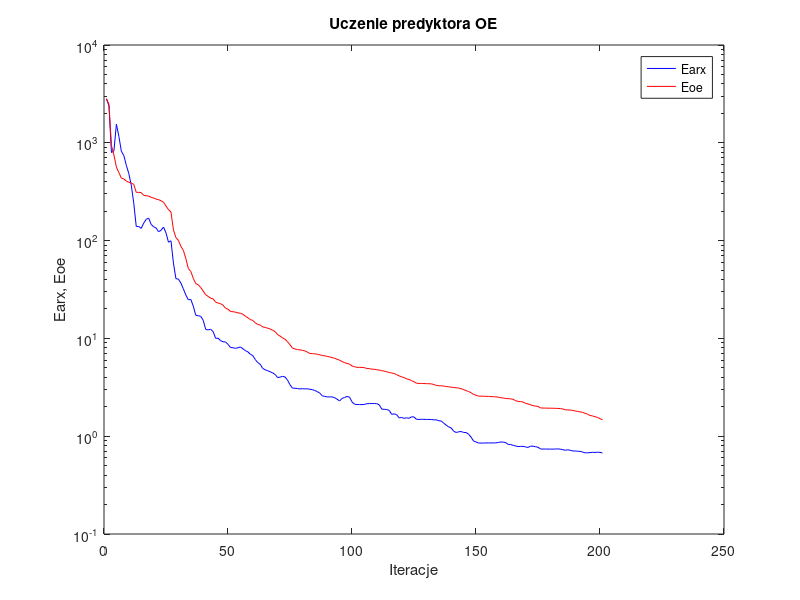
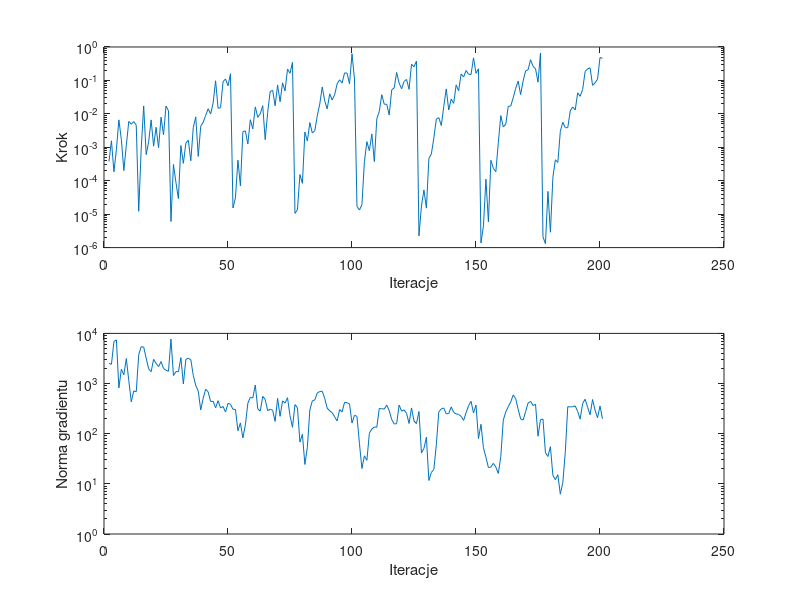

Here is the MATLAB script that generated these plots, in order:
%uczenie predyktora oe
clear all;
n=0; farx(n+1)=2.800463e+003; foe(n+1)=2.837188e+003; wspucz(n+1)=0.000000e+000; ng(n+1)=0.000000e+000;
%odnowa zmiennej metryki
n=1; farx(n+1)=2.388915e+003; foe(n+1)=2.468277e+003; krok(n+1)=3.771986e-004; ng(n+1)=2.515494e+003;
n=2; farx(n+1)=7.944102e+002; foe(n+1)=9.376095e+002; krok(n+1)=1.564230e-003; ng(n+1)=2.420625e+003;
n=3; farx(n+1)=8.275664e+002; foe(n+1)=7.510339e+002; krok(n+1)=1.858436e-004; ng(n+1)=6.876511e+003;
n=4; farx(n+1)=1.550739e+003; foe(n+1)=5.634684e+002; krok(n+1)=8.566255e-004; ng(n+1)=7.431793e+003;
n=5; farx(n+1)=1.163217e+003; foe(n+1)=4.969948e+002; krok(n+1)=6.607631e-003; ng(n+1)=8.182381e+002;
n=6; farx(n+1)=8.200121e+002; foe(n+1)=4.350155e+002; krok(n+1)=1.704020e-003; ng(n+1)=1.925997e+003;
n=7; farx(n+1)=7.390534e+002; foe(n+1)=4.270708e+002; krok(n+1)=2.015675e-004; ng(n+1)=1.496501e+003;
n=8; farx(n+1)=5.894585e+002; foe(n+1)=4.063495e+002; krok(n+1)=1.155113e-003; ng(n+1)=3.147937e+003;
n=9; farx(n+1)=4.849493e+002; foe(n+1)=3.949280e+002; krok(n+1)=5.945944e-003; ng(n+1)=1.136997e+003;
n=10; farx(n+1)=3.683996e+002; foe(n+1)=3.875952e+002; krok(n+1)=4.904166e-003; ng(n+1)=4.324980e+002;
n=11; farx(n+1)=2.412100e+002; foe(n+1)=3.755739e+002; krok(n+1)=5.887869e-003; ng(n+1)=7.120076e+002;
n=12; farx(n+1)=1.395346e+002; foe(n+1)=3.113820e+002; krok(n+1)=4.563662e-003; ng(n+1)=6.857857e+002;
n=13; farx(n+1)=1.393460e+002; foe(n+1)=3.112980e+002; krok(n+1)=1.221743e-005; ng(n+1)=3.776119e+003;
n=14; farx(n+1)=1.333899e+002; foe(n+1)=3.100816e+002; krok(n+1)=8.989513e-004; ng(n+1)=5.428748e+003;
n=15; farx(n+1)=1.507499e+002; foe(n+1)=2.899466e+002; krok(n+1)=1.725161e-002; ng(n+1)=5.351143e+003;
n=16; farx(n+1)=1.645876e+002; foe(n+1)=2.878556e+002; krok(n+1)=6.066958e-004; ng(n+1)=3.214240e+003;
n=17; farx(n+1)=1.701454e+002; foe(n+1)=2.850668e+002; krok(n+1)=1.457389e-003; ng(n+1)=1.970878e+003;
n=18; farx(n+1)=1.465067e+002; foe(n+1)=2.774307e+002; krok(n+1)=6.606617e-003; ng(n+1)=1.721867e+003;
n=19; farx(n+1)=1.386403e+002; foe(n+1)=2.727958e+002; krok(n+1)=1.078226e-003; ng(n+1)=3.040989e+003;
n=20; farx(n+1)=1.345842e+002; foe(n+1)=2.656891e+002; krok(n+1)=3.965892e-003; ng(n+1)=2.532561e+003;
n=21; farx(n+1)=1.233589e+002; foe(n+1)=2.619734e+002; krok(n+1)=9.696269e-004; ng(n+1)=2.173687e+003;
n=22; farx(n+1)=1.274949e+002; foe(n+1)=2.556994e+002; krok(n+1)=7.947193e-003; ng(n+1)=2.743227e+003;
n=23; farx(n+1)=1.375622e+002; foe(n+1)=2.468184e+002; krok(n+1)=2.364726e-003; ng(n+1)=1.997812e+003;
n=24; farx(n+1)=1.197700e+002; foe(n+1)=2.256701e+002; krok(n+1)=1.715934e-002; ng(n+1)=1.840197e+003;
n=25; farx(n+1)=9.632486e+001; foe(n+1)=2.077347e+002; krok(n+1)=1.238474e-002; ng(n+1)=1.758739e+003;
%odnowa zmiennej metryki
n=26; farx(n+1)=9.960698e+001; foe(n+1)=1.960322e+002; krok(n+1)=6.035587e-006; ng(n+1)=7.696191e+003;
n=27; farx(n+1)=5.886157e+001; foe(n+1)=1.288766e+002; krok(n+1)=3.058706e-004; ng(n+1)=1.444448e+003;
n=28; farx(n+1)=4.077299e+001; foe(n+1)=1.072704e+002; krok(n+1)=8.923578e-005; ng(n+1)=1.728625e+003;
n=29; farx(n+1)=4.043352e+001; foe(n+1)=1.005402e+002; krok(n+1)=2.922588e-005; ng(n+1)=1.723738e+003;
n=30; farx(n+1)=3.679282e+001; foe(n+1)=8.735744e+001; krok(n+1)=1.130223e-003; ng(n+1)=3.286359e+003;
n=31; farx(n+1)=3.212071e+001; foe(n+1)=7.940946e+001; krok(n+1)=3.308775e-004; ng(n+1)=9.799625e+002;
n=32; farx(n+1)=2.777065e+001; foe(n+1)=6.551169e+001; krok(n+1)=1.330026e-003; ng(n+1)=3.028700e+003;
n=33; farx(n+1)=2.484078e+001; foe(n+1)=5.181362e+001; krok(n+1)=1.624224e-003; ng(n+1)=3.208310e+003;
n=34; farx(n+1)=2.504988e+001; foe(n+1)=4.848173e+001; krok(n+1)=3.968650e-004; ng(n+1)=2.982667e+003;
n=35; farx(n+1)=2.136155e+001; foe(n+1)=4.113058e+001; krok(n+1)=3.929986e-003; ng(n+1)=1.453952e+003;
n=36; farx(n+1)=1.726246e+001; foe(n+1)=3.629260e+001; krok(n+1)=8.111094e-003; ng(n+1)=9.108621e+002;
n=37; farx(n+1)=1.704785e+001; foe(n+1)=3.531868e+001; krok(n+1)=5.333277e-004; ng(n+1)=7.111453e+002;
n=38; farx(n+1)=1.684076e+001; foe(n+1)=3.315478e+001; krok(n+1)=4.266621e-003; ng(n+1)=2.975965e+002;
n=39; farx(n+1)=1.533190e+001; foe(n+1)=3.045100e+001; krok(n+1)=5.608324e-003; ng(n+1)=5.110885e+002;
n=40; farx(n+1)=1.236795e+001; foe(n+1)=2.796664e+001; krok(n+1)=8.948186e-003; ng(n+1)=7.723036e+002;
n=41; farx(n+1)=1.221660e+001; foe(n+1)=2.688253e+001; krok(n+1)=1.419977e-002; ng(n+1)=6.794575e+002;
n=42; farx(n+1)=1.240330e+001; foe(n+1)=2.574443e+001; krok(n+1)=9.889238e-003; ng(n+1)=4.377926e+002;
n=43; farx(n+1)=1.174671e+001; foe(n+1)=2.540668e+001; krok(n+1)=2.113198e-002; ng(n+1)=4.415357e+002;
n=44; farx(n+1)=1.002577e+001; foe(n+1)=2.347610e+001; krok(n+1)=9.760941e-002; ng(n+1)=3.278587e+002;
n=45; farx(n+1)=1.004440e+001; foe(n+1)=2.300728e+001; krok(n+1)=1.473291e-002; ng(n+1)=4.549039e+002;
n=46; farx(n+1)=9.484456e+000; foe(n+1)=2.265636e+001; krok(n+1)=1.527445e-002; ng(n+1)=3.256221e+002;
n=47; farx(n+1)=9.239928e+000; foe(n+1)=2.184709e+001; krok(n+1)=9.118713e-002; ng(n+1)=3.496490e+002;
n=48; farx(n+1)=9.200819e+000; foe(n+1)=2.038046e+001; krok(n+1)=1.107341e-001; ng(n+1)=2.701999e+002;
n=49; farx(n+1)=8.699667e+000; foe(n+1)=1.988676e+001; krok(n+1)=6.918848e-002; ng(n+1)=4.024840e+002;
n=50; farx(n+1)=8.085076e+000; foe(n+1)=1.885626e+001; krok(n+1)=1.583927e-001; ng(n+1)=3.858323e+002;
%odnowa zmiennej metryki
n=51; farx(n+1)=8.031588e+000; foe(n+1)=1.874390e+001; krok(n+1)=1.530761e-005; ng(n+1)=3.065480e+002;
n=52; farx(n+1)=7.919733e+000; foe(n+1)=1.855789e+001; krok(n+1)=3.076170e-005; ng(n+1)=3.045887e+002;
n=53; farx(n+1)=8.017187e+000; foe(n+1)=1.821075e+001; krok(n+1)=4.129136e-004; ng(n+1)=1.146199e+002;
n=54; farx(n+1)=8.186180e+000; foe(n+1)=1.809491e+001; krok(n+1)=7.028870e-005; ng(n+1)=1.640827e+002;
n=55; farx(n+1)=7.824123e+000; foe(n+1)=1.763196e+001; krok(n+1)=2.947309e-003; ng(n+1)=8.211069e+001;
n=56; farx(n+1)=7.515288e+000; foe(n+1)=1.687711e+001; krok(n+1)=3.096185e-003; ng(n+1)=1.495891e+002;
n=57; farx(n+1)=7.293631e+000; foe(n+1)=1.626686e+001; krok(n+1)=1.250114e-003; ng(n+1)=4.060965e+002;
n=58; farx(n+1)=6.888724e+000; foe(n+1)=1.558850e+001; krok(n+1)=6.681129e-003; ng(n+1)=5.338779e+002;
n=59; farx(n+1)=6.664746e+000; foe(n+1)=1.525759e+001; krok(n+1)=3.559503e-003; ng(n+1)=5.149972e+002;
n=60; farx(n+1)=6.079886e+000; foe(n+1)=1.441272e+001; krok(n+1)=1.614645e-002; ng(n+1)=9.333363e+002;
n=61; farx(n+1)=5.653495e+000; foe(n+1)=1.392691e+001; krok(n+1)=7.895309e-003; ng(n+1)=3.133542e+002;
n=62; farx(n+1)=5.437511e+000; foe(n+1)=1.367782e+001; krok(n+1)=1.004449e-002; ng(n+1)=2.815331e+002;
n=63; farx(n+1)=4.929212e+000; foe(n+1)=1.310860e+001; krok(n+1)=1.750226e-002; ng(n+1)=5.548614e+002;
n=64; farx(n+1)=4.774909e+000; foe(n+1)=1.294029e+001; krok(n+1)=1.694223e-003; ng(n+1)=4.805120e+002;
n=65; farx(n+1)=4.673342e+000; foe(n+1)=1.271998e+001; krok(n+1)=1.109636e-002; ng(n+1)=2.865625e+002;
n=66; farx(n+1)=4.561108e+000; foe(n+1)=1.247752e+001; krok(n+1)=4.614317e-002; ng(n+1)=3.090919e+002;
n=67; farx(n+1)=4.439051e+000; foe(n+1)=1.211334e+001; krok(n+1)=5.079872e-002; ng(n+1)=2.931319e+002;
n=68; farx(n+1)=4.282214e+000; foe(n+1)=1.174023e+001; krok(n+1)=1.740861e-002; ng(n+1)=1.756893e+002;
n=69; farx(n+1)=3.976088e+000; foe(n+1)=1.094910e+001; krok(n+1)=7.320182e-002; ng(n+1)=5.068009e+002;
n=70; farx(n+1)=4.017807e+000; foe(n+1)=1.055491e+001; krok(n+1)=2.307159e-002; ng(n+1)=2.220525e+002;
n=71; farx(n+1)=4.093535e+000; foe(n+1)=1.013449e+001; krok(n+1)=8.475198e-002; ng(n+1)=4.518740e+002;
n=72; farx(n+1)=4.033459e+000; foe(n+1)=9.802270e+000; krok(n+1)=4.857442e-002; ng(n+1)=4.072867e+002;
n=73; farx(n+1)=3.743597e+000; foe(n+1)=9.251839e+000; krok(n+1)=2.176076e-001; ng(n+1)=5.211016e+002;
n=74; farx(n+1)=3.359913e+000; foe(n+1)=8.614443e+000; krok(n+1)=1.644497e-001; ng(n+1)=2.285293e+002;
n=75; farx(n+1)=3.101679e+000; foe(n+1)=7.964138e+000; krok(n+1)=3.477470e-001; ng(n+1)=1.339075e+002;
%odnowa zmiennej metryki
n=76; farx(n+1)=3.093121e+000; foe(n+1)=7.791055e+000; krok(n+1)=1.057446e-005; ng(n+1)=3.795419e+002;
n=77; farx(n+1)=3.071118e+000; foe(n+1)=7.684510e+000; krok(n+1)=1.356957e-005; ng(n+1)=3.292516e+002;
n=78; farx(n+1)=3.040884e+000; foe(n+1)=7.631150e+000; krok(n+1)=1.528762e-004; ng(n+1)=6.791031e+001;
n=79; farx(n+1)=3.064380e+000; foe(n+1)=7.561503e+000; krok(n+1)=8.368590e-005; ng(n+1)=9.790841e+001;
n=80; farx(n+1)=3.043958e+000; foe(n+1)=7.451493e+000; krok(n+1)=2.855545e-003; ng(n+1)=2.433175e+001;
n=81; farx(n+1)=3.059113e+000; foe(n+1)=7.243609e+000; krok(n+1)=1.532691e-003; ng(n+1)=5.371474e+001;
n=82; farx(n+1)=3.014700e+000; foe(n+1)=7.007711e+000; krok(n+1)=5.478088e-003; ng(n+1)=2.982018e+002;
n=83; farx(n+1)=2.997791e+000; foe(n+1)=6.994140e+000; krok(n+1)=2.678603e-003; ng(n+1)=4.509412e+002;
n=84; farx(n+1)=2.929970e+000; foe(n+1)=6.944727e+000; krok(n+1)=3.137471e-003; ng(n+1)=4.716885e+002;
n=85; farx(n+1)=2.854746e+000; foe(n+1)=6.892291e+000; krok(n+1)=8.799720e-003; ng(n+1)=6.484861e+002;
n=86; farx(n+1)=2.760641e+000; foe(n+1)=6.788231e+000; krok(n+1)=1.977848e-002; ng(n+1)=6.934961e+002;
n=87; farx(n+1)=2.587301e+000; foe(n+1)=6.693286e+000; krok(n+1)=6.376768e-002; ng(n+1)=7.018736e+002;
n=88; farx(n+1)=2.552247e+000; foe(n+1)=6.638220e+000; krok(n+1)=2.439969e-002; ng(n+1)=5.042473e+002;
n=89; farx(n+1)=2.522178e+000; foe(n+1)=6.546580e+000; krok(n+1)=1.406421e-002; ng(n+1)=3.232831e+002;
n=90; farx(n+1)=2.524145e+000; foe(n+1)=6.472528e+000; krok(n+1)=3.979978e-002; ng(n+1)=2.847006e+002;
n=91; farx(n+1)=2.523758e+000; foe(n+1)=6.352666e+000; krok(n+1)=2.607440e-002; ng(n+1)=2.628414e+002;
n=92; farx(n+1)=2.474352e+000; foe(n+1)=6.278991e+000; krok(n+1)=3.715822e-002; ng(n+1)=2.174054e+002;
n=93; farx(n+1)=2.386105e+000; foe(n+1)=6.105972e+000; krok(n+1)=7.863442e-002; ng(n+1)=1.791380e+002;
n=94; farx(n+1)=2.293765e+000; foe(n+1)=5.993712e+000; krok(n+1)=1.042621e-001; ng(n+1)=3.028546e+002;
n=95; farx(n+1)=2.435425e+000; foe(n+1)=5.796821e+000; krok(n+1)=8.322808e-002; ng(n+1)=2.715446e+002;
n=96; farx(n+1)=2.487937e+000; foe(n+1)=5.656887e+000; krok(n+1)=1.674643e-001; ng(n+1)=4.235630e+002;
n=97; farx(n+1)=2.548143e+000; foe(n+1)=5.538635e+000; krok(n+1)=1.653712e-001; ng(n+1)=4.146763e+002;
n=98; farx(n+1)=2.510089e+000; foe(n+1)=5.468880e+000; krok(n+1)=7.936896e-002; ng(n+1)=3.917900e+002;
n=99; farx(n+1)=2.242221e+000; foe(n+1)=5.233265e+000; krok(n+1)=6.258076e-001; ng(n+1)=1.627298e+002;
n=100; farx(n+1)=2.126678e+000; foe(n+1)=5.134998e+000; krok(n+1)=1.104861e-001; ng(n+1)=2.330603e+002;
%odnowa zmiennej metryki
n=101; farx(n+1)=2.108980e+000; foe(n+1)=5.058482e+000; krok(n+1)=1.700060e-005; ng(n+1)=2.222294e+002;
n=102; farx(n+1)=2.105110e+000; foe(n+1)=5.052924e+000; krok(n+1)=1.328171e-005; ng(n+1)=6.380687e+001;
n=103; farx(n+1)=2.104928e+000; foe(n+1)=5.052467e+000; krok(n+1)=1.925750e-005; ng(n+1)=2.023740e+001;
n=104; farx(n+1)=2.111178e+000; foe(n+1)=5.020586e+000; krok(n+1)=3.716872e-004; ng(n+1)=3.620832e+001;
n=105; farx(n+1)=2.151760e+000; foe(n+1)=4.927882e+000; krok(n+1)=1.478815e-003; ng(n+1)=2.940062e+001;
n=106; farx(n+1)=2.154305e+000; foe(n+1)=4.909300e+000; krok(n+1)=7.899388e-004; ng(n+1)=1.019877e+002;
n=107; farx(n+1)=2.157138e+000; foe(n+1)=4.846817e+000; krok(n+1)=2.501815e-003; ng(n+1)=1.241362e+002;
n=108; farx(n+1)=2.158029e+000; foe(n+1)=4.835399e+000; krok(n+1)=3.749852e-004; ng(n+1)=1.361261e+002;
n=109; farx(n+1)=2.150745e+000; foe(n+1)=4.780686e+000; krok(n+1)=7.152527e-003; ng(n+1)=1.346143e+002;
n=110; farx(n+1)=2.090317e+000; foe(n+1)=4.744983e+000; krok(n+1)=1.189399e-002; ng(n+1)=3.191173e+002;
n=111; farx(n+1)=1.891976e+000; foe(n+1)=4.674994e+000; krok(n+1)=3.743558e-002; ng(n+1)=3.140633e+002;
n=112; farx(n+1)=1.883842e+000; foe(n+1)=4.636674e+000; krok(n+1)=1.941426e-002; ng(n+1)=3.103727e+002;
n=113; farx(n+1)=1.874226e+000; foe(n+1)=4.554827e+000; krok(n+1)=1.932256e-002; ng(n+1)=3.717165e+002;
n=114; farx(n+1)=1.837543e+000; foe(n+1)=4.485689e+000; krok(n+1)=9.210884e-003; ng(n+1)=2.890804e+002;
n=115; farx(n+1)=1.671714e+000; foe(n+1)=4.425267e+000; krok(n+1)=5.205007e-002; ng(n+1)=1.921554e+002;
n=116; farx(n+1)=1.694241e+000; foe(n+1)=4.379404e+000; krok(n+1)=5.962927e-002; ng(n+1)=1.568943e+002;
n=117; farx(n+1)=1.660825e+000; foe(n+1)=4.259759e+000; krok(n+1)=1.732520e-001; ng(n+1)=1.579534e+002;
n=118; farx(n+1)=1.539211e+000; foe(n+1)=4.139753e+000; krok(n+1)=8.268560e-002; ng(n+1)=3.724645e+002;
n=119; farx(n+1)=1.554810e+000; foe(n+1)=4.040071e+000; krok(n+1)=5.625683e-002; ng(n+1)=2.818931e+002;
n=120; farx(n+1)=1.522551e+000; foe(n+1)=3.977131e+000; krok(n+1)=9.349969e-002; ng(n+1)=2.986711e+002;
n=121; farx(n+1)=1.542252e+000; foe(n+1)=3.856417e+000; krok(n+1)=1.067078e-001; ng(n+1)=2.554974e+002;
n=122; farx(n+1)=1.523976e+000; foe(n+1)=3.811728e+000; krok(n+1)=5.421512e-002; ng(n+1)=1.600728e+002;
n=123; farx(n+1)=1.578843e+000; foe(n+1)=3.697289e+000; krok(n+1)=3.044248e-001; ng(n+1)=3.265670e+002;
n=124; farx(n+1)=1.573725e+000; foe(n+1)=3.605782e+000; krok(n+1)=2.557116e-001; ng(n+1)=1.796291e+002;
n=125; farx(n+1)=1.487421e+000; foe(n+1)=3.481610e+000; krok(n+1)=3.785765e-001; ng(n+1)=1.591473e+002;
%odnowa zmiennej metryki
n=126; farx(n+1)=1.486521e+000; foe(n+1)=3.466988e+000; krok(n+1)=2.240008e-006; ng(n+1)=2.766940e+002;
n=127; farx(n+1)=1.487874e+000; foe(n+1)=3.464122e+000; krok(n+1)=1.755604e-005; ng(n+1)=4.144070e+001;
n=128; farx(n+1)=1.488078e+000; foe(n+1)=3.454491e+000; krok(n+1)=5.294446e-005; ng(n+1)=5.070933e+001;
n=129; farx(n+1)=1.484764e+000; foe(n+1)=3.445053e+000; krok(n+1)=1.516275e-005; ng(n+1)=8.493798e+001;
n=130; farx(n+1)=1.483055e+000; foe(n+1)=3.439895e+000; krok(n+1)=4.658537e-004; ng(n+1)=1.166394e+001;
n=131; farx(n+1)=1.480407e+000; foe(n+1)=3.429266e+000; krok(n+1)=6.326141e-004; ng(n+1)=1.690861e+001;
n=132; farx(n+1)=1.470990e+000; foe(n+1)=3.375265e+000; krok(n+1)=1.908037e-003; ng(n+1)=1.929647e+001;
n=133; farx(n+1)=1.470416e+000; foe(n+1)=3.304635e+000; krok(n+1)=6.970662e-003; ng(n+1)=6.011534e+001;
n=134; farx(n+1)=1.440255e+000; foe(n+1)=3.281361e+000; krok(n+1)=7.704335e-003; ng(n+1)=2.729245e+002;
n=135; farx(n+1)=1.428526e+000; foe(n+1)=3.274720e+000; krok(n+1)=4.464645e-003; ng(n+1)=3.122262e+002;
n=136; farx(n+1)=1.360757e+000; foe(n+1)=3.255835e+000; krok(n+1)=1.660195e-002; ng(n+1)=3.258182e+002;
n=137; farx(n+1)=1.295095e+000; foe(n+1)=3.222384e+000; krok(n+1)=5.576530e-002; ng(n+1)=2.487946e+002;
n=138; farx(n+1)=1.245407e+000; foe(n+1)=3.199881e+000; krok(n+1)=1.303276e-002; ng(n+1)=2.513825e+002;
n=139; farx(n+1)=1.215256e+000; foe(n+1)=3.169133e+000; krok(n+1)=2.788178e-002; ng(n+1)=3.423196e+002;
n=140; farx(n+1)=1.124824e+000; foe(n+1)=3.155472e+000; krok(n+1)=2.067140e-002; ng(n+1)=2.667693e+002;
n=141; farx(n+1)=1.091664e+000; foe(n+1)=3.127142e+000; krok(n+1)=7.322178e-002; ng(n+1)=2.468625e+002;
n=142; farx(n+1)=1.109031e+000; foe(n+1)=3.106654e+000; krok(n+1)=4.895097e-002; ng(n+1)=2.423385e+002;
n=143; farx(n+1)=1.117052e+000; foe(n+1)=3.058116e+000; krok(n+1)=1.558265e-001; ng(n+1)=2.219404e+002;
n=144; farx(n+1)=1.092059e+000; foe(n+1)=2.996494e+000; krok(n+1)=1.269085e-001; ng(n+1)=1.837751e+002;
n=145; farx(n+1)=1.090333e+000; foe(n+1)=2.923391e+000; krok(n+1)=1.981558e-001; ng(n+1)=2.623912e+002;
n=146; farx(n+1)=1.048478e+000; foe(n+1)=2.865830e+000; krok(n+1)=1.533474e-001; ng(n+1)=3.603339e+002;
n=147; farx(n+1)=9.799524e-001; foe(n+1)=2.785919e+000; krok(n+1)=1.498842e-001; ng(n+1)=4.428770e+002;
n=148; farx(n+1)=8.920253e-001; foe(n+1)=2.669876e+000; krok(n+1)=4.735540e-001; ng(n+1)=2.586012e+002;
n=149; farx(n+1)=8.735716e-001; foe(n+1)=2.625952e+000; krok(n+1)=1.638325e-001; ng(n+1)=3.726208e+002;
n=150; farx(n+1)=8.515572e-001; foe(n+1)=2.568642e+000; krok(n+1)=2.228338e-001; ng(n+1)=8.006202e+001;
%odnowa zmiennej metryki
n=151; farx(n+1)=8.514223e-001; foe(n+1)=2.566007e+000; krok(n+1)=1.368215e-006; ng(n+1)=1.541502e+002;
n=152; farx(n+1)=8.511041e-001; foe(n+1)=2.564866e+000; krok(n+1)=4.469103e-006; ng(n+1)=5.251011e+001;
n=153; farx(n+1)=8.532133e-001; foe(n+1)=2.555118e+000; krok(n+1)=1.115187e-004; ng(n+1)=3.390662e+001;
n=154; farx(n+1)=8.532559e-001; foe(n+1)=2.554940e+000; krok(n+1)=5.892536e-006; ng(n+1)=2.119266e+001;
n=155; farx(n+1)=8.537966e-001; foe(n+1)=2.543746e+000; krok(n+1)=4.079127e-004; ng(n+1)=2.156280e+001;
n=156; farx(n+1)=8.542745e-001; foe(n+1)=2.533224e+000; krok(n+1)=2.337468e-004; ng(n+1)=2.565689e+001;
n=157; farx(n+1)=8.547089e-001; foe(n+1)=2.525377e+000; krok(n+1)=1.858107e-004; ng(n+1)=2.151140e+001;
n=158; farx(n+1)=8.632180e-001; foe(n+1)=2.508462e+000; krok(n+1)=1.389400e-003; ng(n+1)=1.609150e+001;
n=159; farx(n+1)=8.727471e-001; foe(n+1)=2.475243e+000; krok(n+1)=8.855578e-003; ng(n+1)=3.509378e+001;
n=160; farx(n+1)=8.697530e-001; foe(n+1)=2.455140e+000; krok(n+1)=4.087375e-003; ng(n+1)=1.868418e+002;
n=161; farx(n+1)=8.598102e-001; foe(n+1)=2.429035e+000; krok(n+1)=4.892037e-003; ng(n+1)=2.711811e+002;
n=162; farx(n+1)=8.230821e-001; foe(n+1)=2.421853e+000; krok(n+1)=1.684199e-002; ng(n+1)=3.453613e+002;
n=163; farx(n+1)=8.220641e-001; foe(n+1)=2.406693e+000; krok(n+1)=1.703693e-002; ng(n+1)=4.296271e+002;
n=164; farx(n+1)=8.065662e-001; foe(n+1)=2.383194e+000; krok(n+1)=3.039298e-002; ng(n+1)=5.917109e+002;
n=165; farx(n+1)=7.932686e-001; foe(n+1)=2.302783e+000; krok(n+1)=5.801457e-002; ng(n+1)=4.991731e+002;
n=166; farx(n+1)=7.841156e-001; foe(n+1)=2.270346e+000; krok(n+1)=9.538763e-002; ng(n+1)=3.073299e+002;
n=167; farx(n+1)=7.863984e-001; foe(n+1)=2.258735e+000; krok(n+1)=3.766673e-002; ng(n+1)=1.969096e+002;
n=168; farx(n+1)=7.880179e-001; foe(n+1)=2.236482e+000; krok(n+1)=9.642176e-002; ng(n+1)=1.869816e+002;
n=169; farx(n+1)=7.766443e-001; foe(n+1)=2.166629e+000; krok(n+1)=1.928435e-001; ng(n+1)=2.754417e+002;
n=170; farx(n+1)=7.680971e-001; foe(n+1)=2.135419e+000; krok(n+1)=2.073757e-001; ng(n+1)=4.090887e+002;
n=171; farx(n+1)=7.904938e-001; foe(n+1)=2.092187e+000; krok(n+1)=4.164005e-001; ng(n+1)=4.406286e+002;
n=172; farx(n+1)=7.912971e-001; foe(n+1)=2.054874e+000; krok(n+1)=2.640676e-001; ng(n+1)=3.645828e+002;
n=173; farx(n+1)=7.800362e-001; foe(n+1)=2.032080e+000; krok(n+1)=2.239477e-001; ng(n+1)=3.868223e+002;
n=174; farx(n+1)=7.715004e-001; foe(n+1)=2.015299e+000; krok(n+1)=8.877087e-002; ng(n+1)=8.900907e+001;
n=175; farx(n+1)=7.397772e-001; foe(n+1)=1.947291e+000; krok(n+1)=6.620810e-001; ng(n+1)=1.901619e+002;
%odnowa zmiennej metryki
n=176; farx(n+1)=7.391690e-001; foe(n+1)=1.939604e+000; krok(n+1)=2.105909e-006; ng(n+1)=1.963009e+002;
n=177; farx(n+1)=7.391700e-001; foe(n+1)=1.939411e+000; krok(n+1)=1.307862e-006; ng(n+1)=4.160988e+001;
n=178; farx(n+1)=7.383394e-001; foe(n+1)=1.934255e+000; krok(n+1)=4.789661e-005; ng(n+1)=3.515070e+001;
n=179; farx(n+1)=7.380530e-001; foe(n+1)=1.933570e+000; krok(n+1)=2.875755e-006; ng(n+1)=5.504585e+001;
n=180; farx(n+1)=7.376481e-001; foe(n+1)=1.931596e+000; krok(n+1)=1.263309e-004; ng(n+1)=1.477833e+001;
n=181; farx(n+1)=7.395536e-001; foe(n+1)=1.928043e+000; krok(n+1)=4.235557e-004; ng(n+1)=1.212040e+001;
n=182; farx(n+1)=7.419969e-001; foe(n+1)=1.922715e+000; krok(n+1)=3.523348e-004; ng(n+1)=1.518981e+001;
n=183; farx(n+1)=7.369752e-001; foe(n+1)=1.916571e+000; krok(n+1)=2.991111e-003; ng(n+1)=6.234430e+000;
n=184; farx(n+1)=7.279818e-001; foe(n+1)=1.901292e+000; krok(n+1)=5.637357e-003; ng(n+1)=1.057645e+001;
n=185; farx(n+1)=7.183279e-001; foe(n+1)=1.860690e+000; krok(n+1)=3.869544e-003; ng(n+1)=4.250897e+001;
n=186; farx(n+1)=7.265278e-001; foe(n+1)=1.856315e+000; krok(n+1)=3.855507e-003; ng(n+1)=3.453260e+002;
n=187; farx(n+1)=7.180878e-001; foe(n+1)=1.849519e+000; krok(n+1)=1.223774e-002; ng(n+1)=3.426388e+002;
n=188; farx(n+1)=7.067879e-001; foe(n+1)=1.836045e+000; krok(n+1)=1.610734e-002; ng(n+1)=3.459035e+002;
n=189; farx(n+1)=7.057806e-001; foe(n+1)=1.810799e+000; krok(n+1)=1.301252e-002; ng(n+1)=3.590611e+002;
n=190; farx(n+1)=7.018848e-001; foe(n+1)=1.792247e+000; krok(n+1)=4.254539e-002; ng(n+1)=2.775698e+002;
n=191; farx(n+1)=6.995453e-001; foe(n+1)=1.771295e+000; krok(n+1)=3.344126e-002; ng(n+1)=1.954324e+002;
n=192; farx(n+1)=6.886491e-001; foe(n+1)=1.756908e+000; krok(n+1)=5.360061e-002; ng(n+1)=4.016123e+002;
n=193; farx(n+1)=6.756923e-001; foe(n+1)=1.712611e+000; krok(n+1)=1.845727e-001; ng(n+1)=4.861583e+002;
n=194; farx(n+1)=6.770828e-001; foe(n+1)=1.678311e+000; krok(n+1)=2.209722e-001; ng(n+1)=3.378003e+002;
n=195; farx(n+1)=6.797543e-001; foe(n+1)=1.628789e+000; krok(n+1)=2.378132e-001; ng(n+1)=2.384648e+002;
n=196; farx(n+1)=6.848347e-001; foe(n+1)=1.612233e+000; krok(n+1)=7.142563e-002; ng(n+1)=4.804030e+002;
n=197; farx(n+1)=6.819614e-001; foe(n+1)=1.580783e+000; krok(n+1)=8.452792e-002; ng(n+1)=2.954247e+002;
n=198; farx(n+1)=6.864439e-001; foe(n+1)=1.556367e+000; krok(n+1)=1.082372e-001; ng(n+1)=2.078636e+002;
n=199; farx(n+1)=6.835039e-001; foe(n+1)=1.511061e+000; krok(n+1)=4.858657e-001; ng(n+1)=3.567986e+002;
n=200; farx(n+1)=6.728706e-001; foe(n+1)=1.469459e+000; krok(n+1)=4.572701e-001; ng(n+1)=1.989828e+002;

figure; semilogy(farx,'b'); hold on; semilogy(foe,'r'); xlabel('Iteracje'); ylabel('Earx, Eoe'); legend('Earx','Eoe'); title('Uczenie predyktora OE');
figure; subplot(2,1,1); semilogy(krok); xlabel('Iteracje'); ylabel('Krok');
subplot(2,1,2); semilogy(ng); xlabel('Iteracje'); ylabel('Norma gradientu');
Earx=farx(n+1)
Eoe=foe(n+1)
